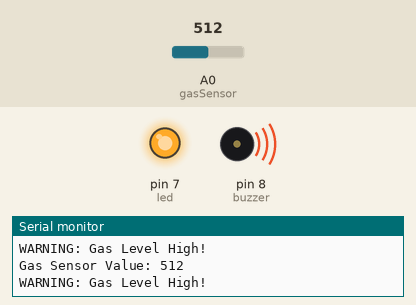
This sketch was run on a simulated Arduino Uno, built with avr-gcc and run on an emulated ATmega328P. On the bench: output pins drawn as LEDs (lit = HIGH), buzzer (waves = sounding, pin HIGH), the last lines printed to the serial monitor. Inputs (shaded band) come from the test bench; at power-on: A0 (gasSensor) = 512.

Above: at 1.3 s.
1.4 s: A0 (gasSensor) set to 408
2.9 s: A0 (gasSensor) set to 385
At 3.4 s:
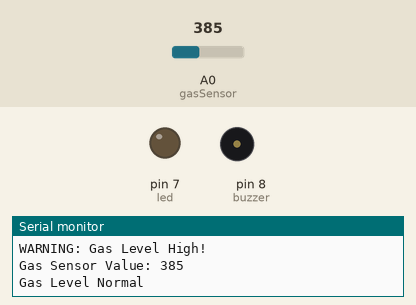
4.5 s: A0 (gasSensor) set to 410
At 5.7 s:
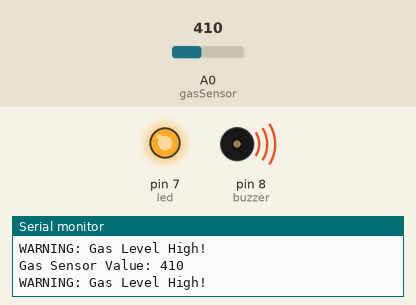
6.0 s: A0 (gasSensor) set to 390
At 7.0 s:
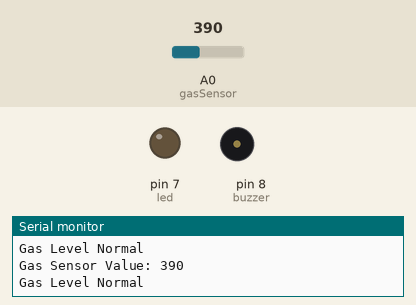
Timing chart, 0 to 8.5 s (numbered marks = the images above; inputs shaded):
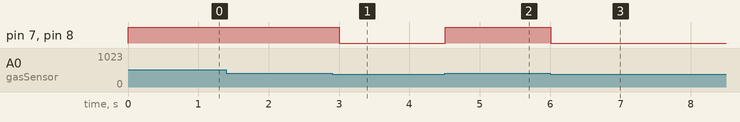

Measured:
- the behaviour switches between 401 and 400 on A0 (gasSensor) (found by bisection; images 0 and 1)
- after the input at 2.9 s, pin 7 (led), pin 8 (buzzer): HIGH → LOW after 0.10 s
- after the input at 4.5 s, pin 7 (led), pin 8 (buzzer): LOW → HIGH at once
- after the input at 6.0 s, pin 7 (led), pin 8 (buzzer): HIGH → LOW at once

The sketch:

gas_sensor.ino
```cpp
const int gasSensor = A0;
const int buzzer = 8;
const int led = 7;

int gasValue = 0;
int threshold = 400;

void setup() {
  pinMode(buzzer, OUTPUT);
  pinMode(led, OUTPUT);
  Serial.begin(9600);
}

void loop() {
  gasValue = analogRead(gasSensor);

  Serial.print("Gas Sensor Value: ");
  Serial.println(gasValue);

  if (gasValue > threshold) {
    digitalWrite(buzzer, HIGH);
    digitalWrite(led, HIGH);
    Serial.println("WARNING: Gas Level High!");
  } else {
    digitalWrite(buzzer, LOW);
    digitalWrite(led, LOW);
    Serial.println("Gas Level Normal");
  }

  delay(500);
}
```
